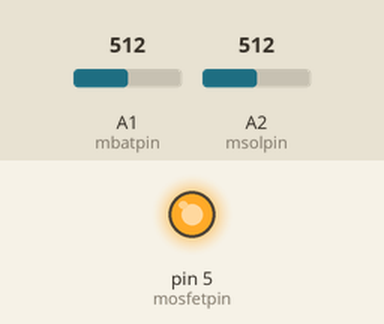
Simulated run of this sketch. Board: Arduino Uno, built with avr-gcc and run on an emulated ATmega328P. Parts: output pins drawn as LEDs (lit = HIGH). Inputs (shaded band) come from the test bench; at power-on: A1 (mbatpin) = 512, A2 (msolpin) = 512. What the sketch prints to the serial monitor is not drawn.

Above: at 0.2 s.
Timing chart, 0 to 1.7 s (numbered marks = the images above):
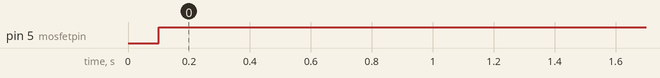

The sketch:

solar_bat_control_measure.ino
```cpp
int mbatpin = 1;
int msolpin = 2;
int ldrpin = 0;
int mosfetpin = 5;

int batvol = 0;
int solvol = 0;
float vout = 0.0;

void setup()
{
  analogReference(INTERNAL);
  Serial.begin(9600);
  mControl(mosfetpin, 0);
}

void  loop()
{
  mControl(mosfetpin, 1);
  int batval = analogRead(mbatpin);
  int solval = analogRead(msolpin);
//  int ldr = analogRead(ldrpin);
//  ldr = 1023 - ldr;
//  int ldrval = map((ldr), 0, 1023, 0, 100);

  // 0 - bateria nie jest ladowana z panela slonecznego
  //     wowczas mozna wykonac niezalezny pomiar napiecia panela
  //     Napiecie nie "wychodzi" na zewnatrz
  // 1 - bateria jest ladowana z panela slonecznego
  //     Napięcie z panela slonecznego wychodzi na zewnatrz
  //     mozna zasilac lub ladować baterie


  Serial.print("BatVol: ");
  Serial.print(batval/1024) * 1.1 * 2;
  Serial.println(' ');

  Serial.print("SolVol: ");
  Serial.print(map(solval, 0, 4096, 0, 660));
  Serial.println(' ');
  Serial.println("----------------");


  delay(2000);
}

static void mControl(byte fet, byte on) {
  pinMode(fet, OUTPUT);
  digitalWrite(fet, on);
  delay(100);
}
```

Measured:
- by itself, pin 5 (mosfetpin): LOW → HIGH at 0.10 s
